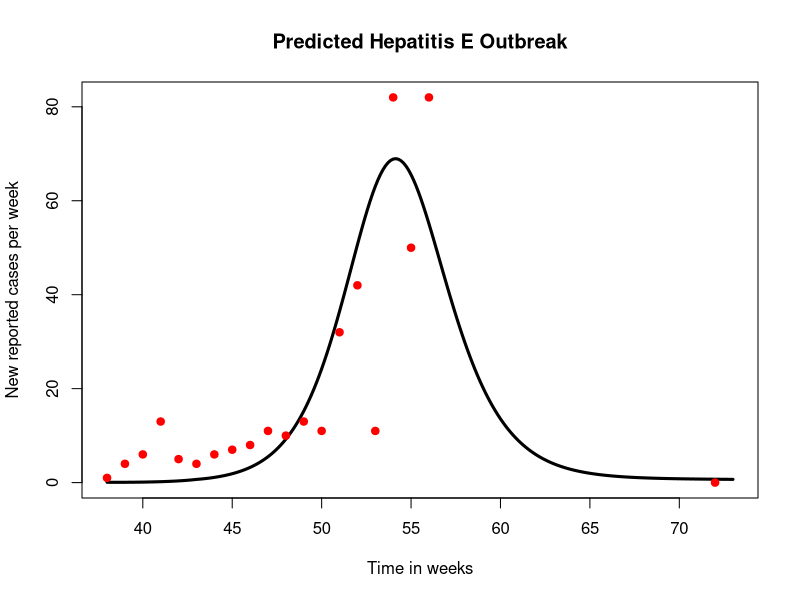
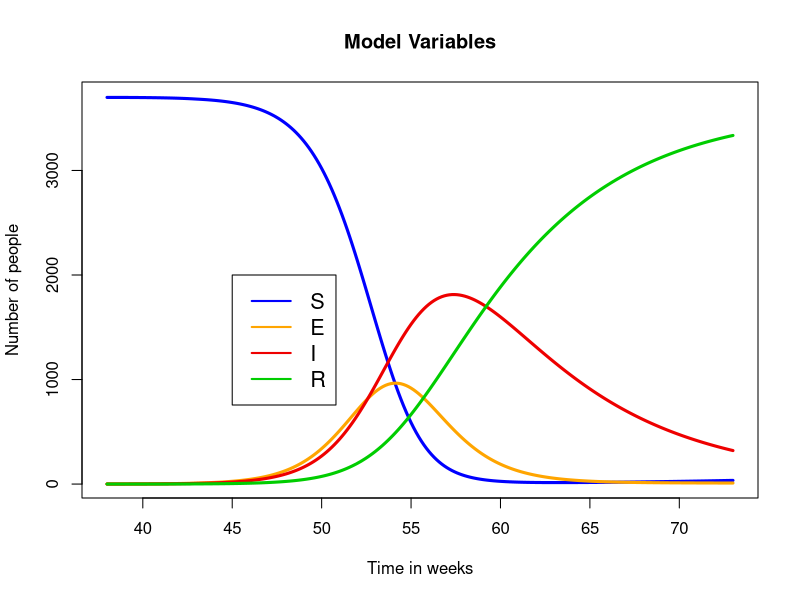
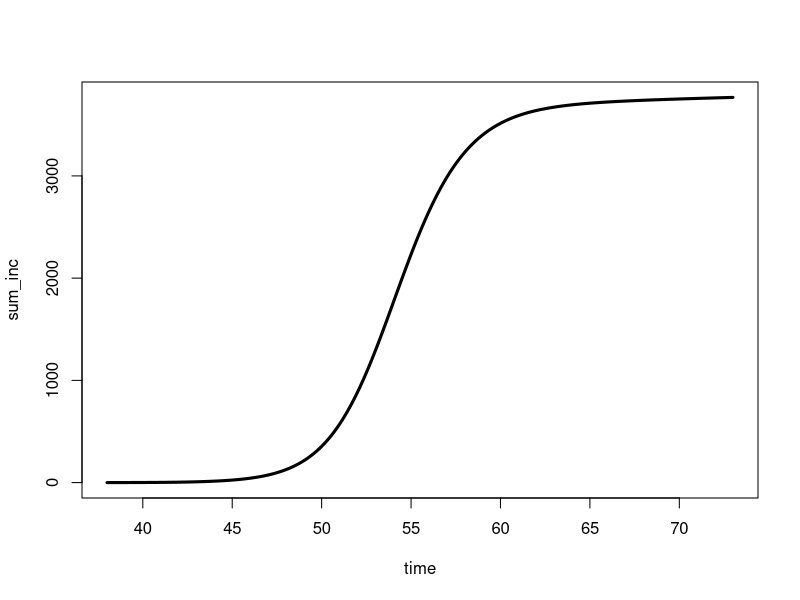

Reproduce these figures in R, in order.

# Mathematical Modelling of Infectious Diseases
###################################################
## MODELLING INTERVENTIONS IN R PRACTICAL SESSION## 
###################################################

# Extend SEIR Model to include interventions
# Reduced risk
# vaccination


## change to your WD 
setwd("C:/mgh - mmid")

library(deSolve)
data <- read.csv('IHTM_hepEdata.csv')

# Set the start and end time for the model simulation
week_start <- 38
week_stop <- 73
times <- seq(week_start, week_stop, by = (1/7))

#MODEL PARAMETERS
parameters <- c(mui=(1/(50*52)),    # birth
                muo=(1/(50*52)),    # death
                beta=1.75,               # basic reproduction number
                omega=(1/(10*52)),  # rate of loss of immunity = 1/(average duration of immunity)
                gamma=1/2,          # rate of movement from latent to infectious stage = 1/(average latent period)
                nui=1/7,            # rate of recovery = 1/(average duration of infection)
                report=1/7,         # proportion of all infections that are reported
                amp=0,              # relative amplitude of seasonal forcing
                phi=0,              # week of peak in seasonal forcing

                week_interv = 5,   # weeks after first case when the intervention starts
                lat_cov_i = 0.24,   # intervention coverage of latrines
                lat_eff = 0.7,      # efficacy of latrines in reducing transmission
                vac_cov_i = 0.0,     # coverage of vaccine campaign
                campaignweeks = 4   # time taken to reach target coverage
)

# MODEL INITIAL CONDITIONS
initP<-3700 # population size

initE<-1 # Exposed
initI<-0 # Infectious
initR<-0 # Immune
initT<-0 # Treated 
initS<-initP-initE-initI-initR+initT  # Susceptible (non-immune)

state <- c(S = initS, E=initE, I = initI,R = initR)

# set up a function to solve the equations
HepE<-function(t, state, parameters) 
{
  with(as.list(c(state, parameters)),
       {
         
         # define variables
         P <- (S+E+I+R)
         seas<-1+amp*cos(2*pi*(t-phi)/52)
         R0<-beta*gamma/((muo+nui)*(gamma+muo))
         
         ## IMPLEMENT RISK REDUCING INTERVENTION AS A PULSE (LATRINES, BED NETS, E.G)
         lat_cov <- (t>=(week_start+week_interv))*lat_cov_i
         latrine <- (1-lat_eff*lat_cov)
         lam <- latrine*beta*seas*(I/P)
         
         # IMPLEMENT VECCINATION AS A RATE
         vac_rate <- (-log(1-vac_cov_i)/campaignweeks)
         vaccinate <- (t>=(week_start+week_interv))*(t<=week_start+week_interv+campaignweeks)*vac_rate
         
         # rate of change
         dS <- mui*P-muo*S-lam*S+omega*R-vaccinate*S
         dE <- -muo*E+lam*S-gamma*E
         dI <- -muo*I-nui*I+gamma*E
         dR <- -muo*R-omega*R+vaccinate*S+nui*I

         # return the rate of change
         list(c(dS, dE, dI, dR))
       }
  ) 
  
}


# run the model
out <- ode(y = state, times = times, func = HepE, parms = parameters)

# some more model outputs
# total population
pop<-out[,"S"]+out[,"E"]+out[,"I"]+out[,"R"]
# weekly incidence
inc <- parameters["report"]*parameters["gamma"]*out[,"E"]

time<-out[,"time"]

# COMPARING THE MODEL OUTPUT WITH DATA
# label axes 
plot(time,inc,type='l',lwd=3,main = "Predicted Hepatitis E Outbreak",xlab = "Time in weeks",ylab="New reported cases per week",ylim=c(0,max(data[,"Cases"],inc)))
# plot the data with the model output
points(data[,"week"],data[,"Cases"],pch=19,col='red')


### PLOT model variables
plot(time,out[,"S"],type='l',col="blue",lwd=3,main = "Model Variables",xlab = "Time in weeks",ylab="Number of people")
lines(time,out[,"E"],type='l',col="orange1",lwd=3)
lines(time,out[,"I"],type='l',col="red2",lwd=3)
lines(time,out[,"R"],type='l',col="green3",lwd=3)
legend(45, 2000, legend=c("S","E","I","R"),
       col=c("blue", "orange1","red2","green3"), lty=1,lwd=2, cex=1.3)

## PLOT TOTAL INCIDENCE
sum_inc<-cumsum(inc)
plot(time,sum_inc,type='l',lwd=3)
